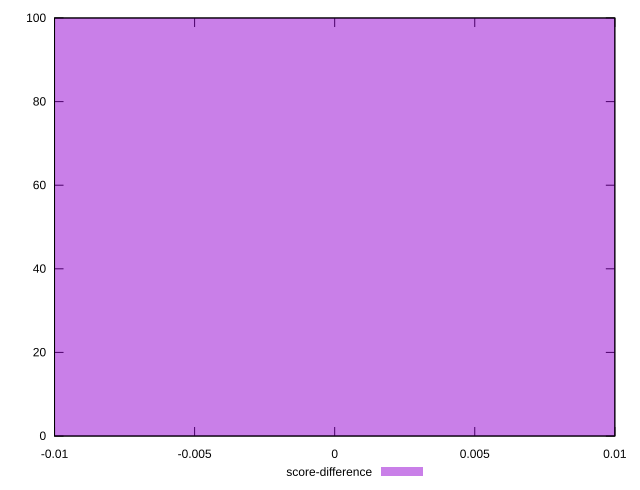

The script that saved this image:
reset

$scoreDifference <<EOF
0 100
EOF

set key outside below
set boxwidth 0.1
set xrange [-0.01:0.01]
set yrange [0:100]
set trange [0:100]
set style fill transparent solid 0.5 noborder
set terminal svg size 640, 490 enhanced background rgb 'white'
set output "report_00009_2021-02-08T22-37-41.559Z/unused-javascript/samples/pages/score-difference/histogram.svg"

plot $scoreDifference title "score-difference" with boxes

reset
